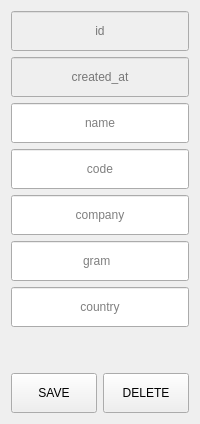
      <widget class="QWidget" name="tab_4">
       <attribute name="title">
        <string>Colors</string>
       </attribute>
       <layout class="QVBoxLayout" name="verticalLayout_19">
        <item>
         <layout class="QVBoxLayout" name="verticalLayout_4">
          <item>
           <widget class="QLineEdit" name="lineEdit_7">
            <property name="enabled">
             <bool>false</bool>
            </property>
            <property name="minimumSize">
             <size>
              <width>100</width>
              <height>40</height>
             </size>
            </property>
            <property name="alignment">
             <set>Qt::AlignCenter</set>
            </property>
            <property name="placeholderText">
             <string>id</string>
            </property>
           </widget>
          </item>
          <item>
           <widget class="QLineEdit" name="lineEdit_69">
            <property name="enabled">
             <bool>false</bool>
            </property>
            <property name="minimumSize">
             <size>
              <width>100</width>
              <height>40</height>
             </size>
            </property>
            <property name="alignment">
             <set>Qt::AlignCenter</set>
            </property>
            <property name="placeholderText">
             <string>created_at</string>
            </property>
           </widget>
          </item>
          <item>
           <widget class="QLineEdit" name="lineEdit_70">
            <property name="minimumSize">
             <size>
              <width>100</width>
              <height>40</height>
             </size>
            </property>
            <property name="alignment">
             <set>Qt::AlignCenter</set>
            </property>
            <property name="placeholderText">
             <string>name</string>
            </property>
           </widget>
          </item>
          <item>
           <widget class="QLineEdit" name="lineEdit_71">
            <property name="minimumSize">
             <size>
              <width>100</width>
              <height>40</height>
             </size>
            </property>
            <property name="alignment">
             <set>Qt::AlignCenter</set>
            </property>
            <property name="placeholderText">
             <string>code</string>
            </property>
           </widget>
          </item>
          <item>
           <widget class="QLineEdit" name="lineEdit_73">
            <property name="minimumSize">
             <size>
              <width>100</width>
              <height>40</height>
             </size>
            </property>
            <property name="alignment">
             <set>Qt::AlignCenter</set>
            </property>
            <property name="placeholderText">
             <string>company</string>
            </property>
           </widget>
          </item>
          <item>
           <widget class="QLineEdit" name="lineEdit_74">
            <property name="minimumSize">
             <size>
              <width>100</width>
              <height>40</height>
             </size>
            </property>
            <property name="alignment">
             <set>Qt::AlignCenter</set>
            </property>
            <property name="placeholderText">
             <string>gram  </string>
            </property>
           </widget>
          </item>
          <item>
           <widget class="QLineEdit" name="lineEdit_75">
            <property name="minimumSize">
             <size>
              <width>100</width>
              <height>40</height>
             </size>
            </property>
            <property name="alignment">
             <set>Qt::AlignCenter</set>
            </property>
            <property name="placeholderText">
             <string>country</string>
            </property>
           </widget>
          </item>
         </layout>
        </item>
        <item>
         <spacer name="verticalSpacer_5">
          <property name="orientation">
           <enum>Qt::Vertical</enum>
          </property>
          <property name="sizeHint" stdset="0">
           <size>
            <width>20</width>
            <height>40</height>
           </size>
          </property>
         </spacer>
        </item>
        <item>
         <layout class="QHBoxLayout" name="horizontalLayout_16">
          <property name="spacing">
           <number>6</number>
          </property>
          <item>
           <widget class="QPushButton" name="pushButton_11">
            <property name="minimumSize">
             <size>
              <width>0</width>
              <height>40</height>
             </size>
            </property>
            <property name="text">
             <string>SAVE</string>
            </property>
           </widget>
          </item>
          <item>
           <widget class="QPushButton" name="pushButton_12">
            <property name="minimumSize">
             <size>
              <width>0</width>
              <height>40</height>
             </size>
            </property>
            <property name="text">
             <string>DELETE</string>
            </property>
           </widget>
          </item>
         </layout>
        </item>
       </layout>
      </widget>
